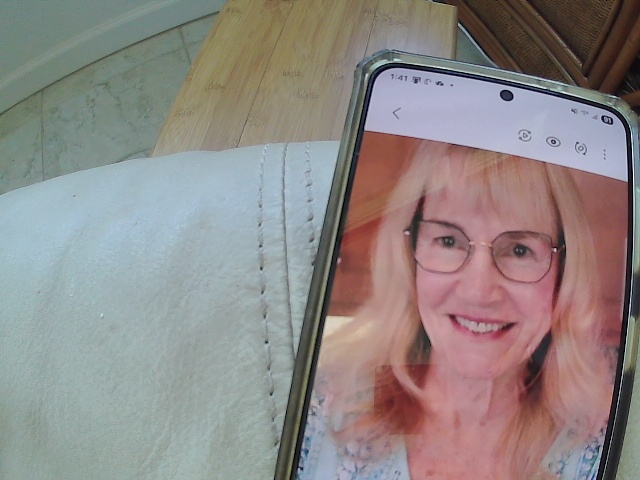
#> input picture captured/frame.jpg, 640 x 480 px
$ python -i recognition.py   (imports and definitions only)
#> lines starting #> are read from the running program, lines starting #| are printed output that depends on the picture
#> further down, picture is the input picture: shape (480, 640, 3); mean B, G, R 133.5, 135.3, 143
#!/usr/bin/env python3

import json
from pathlib import Path

import cv2
import numpy as np

import config


MODEL_FILE = config.DATABASE_DIR / "lbph_model.yml"
LABELS_FILE = config.DATABASE_DIR / "labels.json"

FACE_SIZE = (200, 200)

# LBPH uses a distance score:
# lower = better match
# higher = weaker match
LBPH_UNKNOWN_THRESHOLD = 65.0


class FaceRecognitionEngine:
    def __init__(
        self,
        threshold: float = LBPH_UNKNOWN_THRESHOLD,
    ):
        if not hasattr(cv2, "face"):
            raise RuntimeError(
                "This OpenCV build does not include cv2.face."
            )

        if not hasattr(
            cv2.face,
            "LBPHFaceRecognizer_create",
        ):
            raise RuntimeError(
                "LBPH face recognition is unavailable."
            )

        self.recognizer = (
            cv2.face.LBPHFaceRecognizer_create()
        )

        self.label_to_name: dict[int, str] = {}
        self.threshold = float(threshold)
        self.model_loaded = False

    def prepare_face(
        self,
        image: np.ndarray,
    ) -> np.ndarray:
        if image is None:
            raise ValueError("Face image is empty.")

        if len(image.shape) == 3:
            gray = cv2.cvtColor(
                image,
                cv2.COLOR_BGR2GRAY,
            )
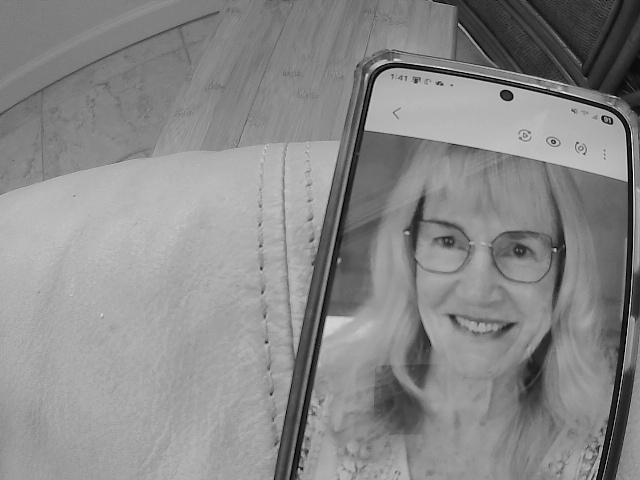
#> gray: shape (480, 640); min 0, max 255, mean 137.4
        else:
            gray = image.copy()

        gray = cv2.equalizeHist(gray)
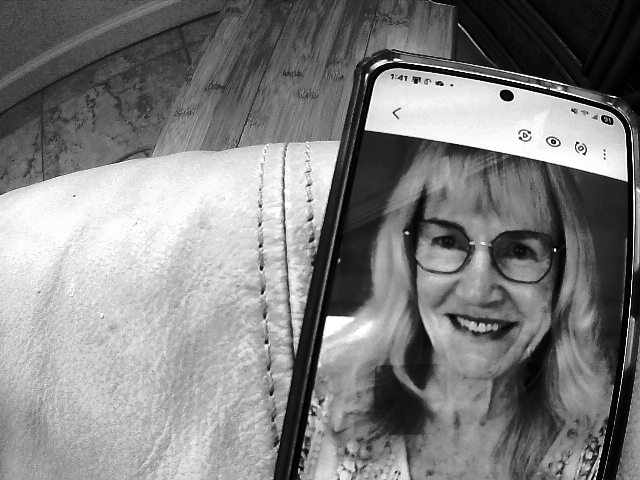
#> gray: shape (480, 640); min 0, max 255, mean 128.7

        prepared = cv2.resize(
            gray,
            FACE_SIZE,
            interpolation=cv2.INTER_AREA,
        )
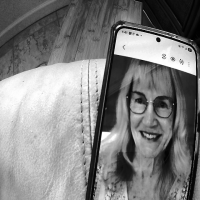
#> prepared: shape (200, 200); min 1, max 255, mean 128.7

        return prepared

    # [139 lines left out: functions load_training_images, train, load, not called in this run]

    def is_ready(self) -> bool:
        return self.model_loaded

    # [104 lines left out: functions predict, get_status, main, not called in this run]


# [2 lines not run here, left out]

>>> import cv2
>>> picture = cv2.imread('captured/frame.jpg')
>>> result = FaceRecognitionEngine().prepare_face(picture)
